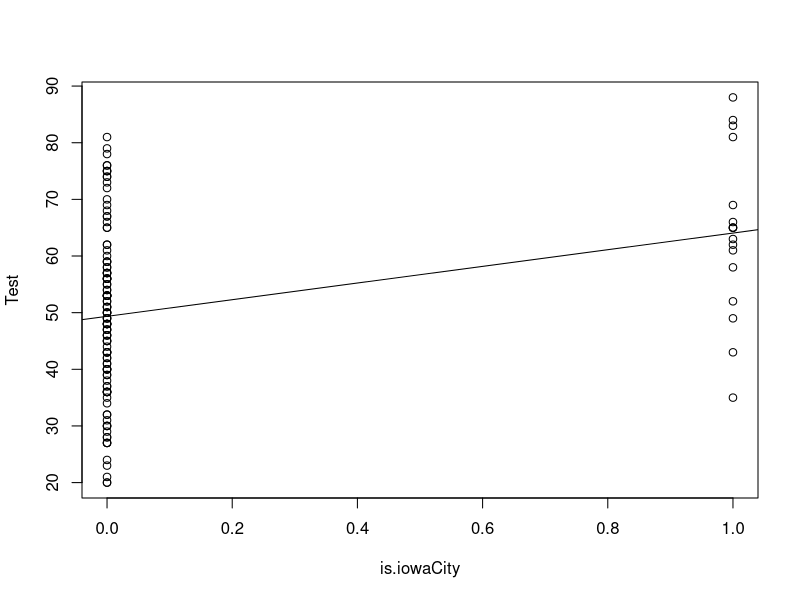
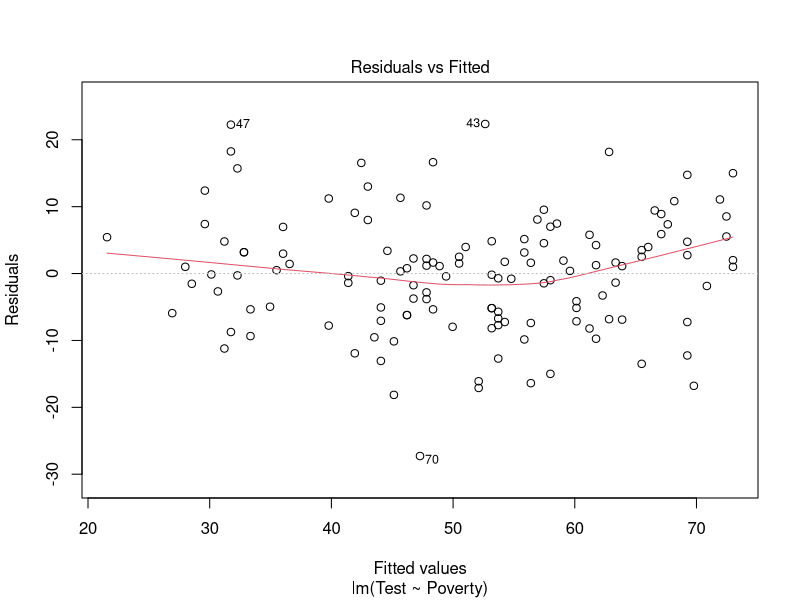
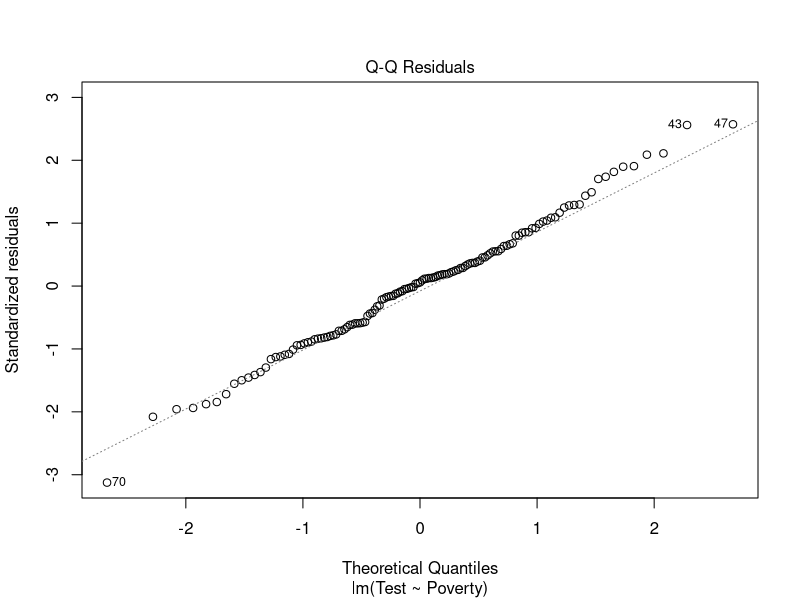
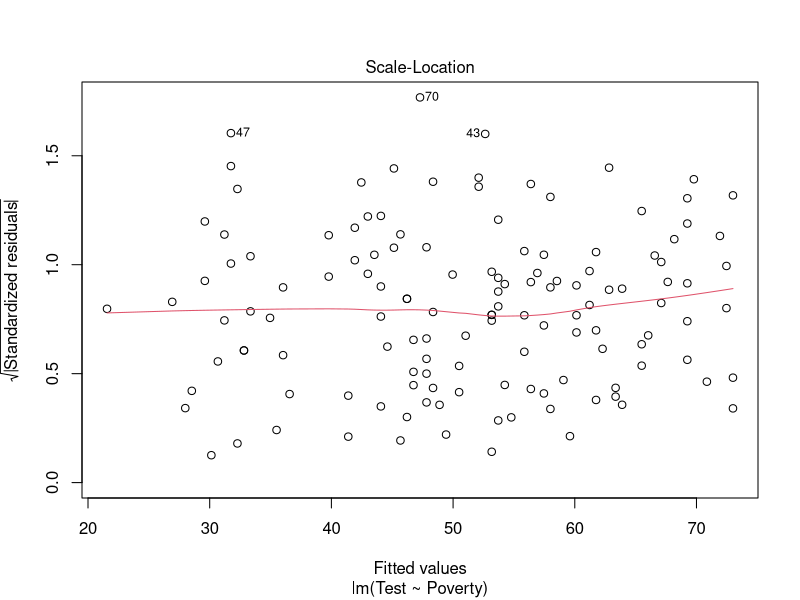
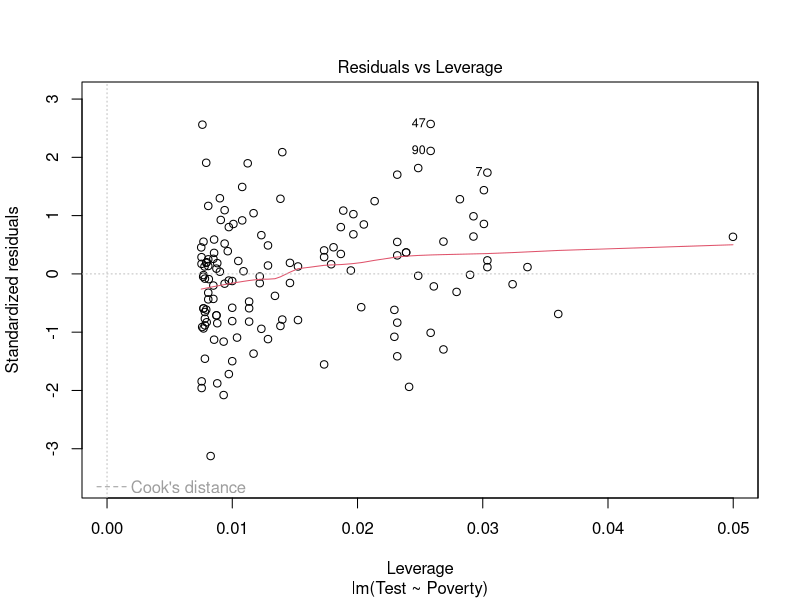

Reproduce these figures in R, in order.
## ---- chunk 1
knitr::opts_chunk$set(echo = TRUE)
## ---- chunk 2
df_data <- 1
df <- 33
RSE <- 2.418
RSS <- RSE^2 * df
RSS
## ---- chunk 3
f <- 87.17
SSreg <- f * RSS / df * df_data
SSreg
## ---- chunk 4
mean_SSreg <- SSreg / df_data
mean_SSreg
## ---- chunk 5
total_ss <- SSreg + RSS
total_ss
## ---- chunk 6
r <- sqrt(SSreg / total_ss)
r
## ---- chunk 7
arms <- read.csv('armspans2022_gender.csv')
## ---- chunk 8
new_arms <- arms[arms$is.female == 1,]
length(new_arms$is.female) / length(arms$is.female) * 100
## ---- chunk 9
lm(armspan ~ is.female, data = arms)
## ---- chunk 10
summary(lm(armspan ~ is.female, data = arms))
## ---- chunk 11
iowa <- read.delim('iowatest.txt')
## ---- chunk 12
iowa$is.iowaCity <- iowa$City == 'Iowa City'
iowaCity.model <- lm(Test ~ is.iowaCity, data = iowa)
plot(Test ~ is.iowaCity, data = iowa)
abline(iowaCity.model)
summary(iowaCity.model)
## ---- chunk 13
iowa.poverty <- lm(Test ~ Poverty, data = iowa)
summary(iowa.poverty)
## ---- chunk 14
plot(iowa.poverty)
## ---- chunk 15
iowa$leverage <- hatvalues(iowa.poverty)
iowa$rs <- rstandard(iowa.poverty)
max(iowa$leverage)

## ---- chunk 16
iowa.highLeverage <- subset(iowa, leverage > 4 / nrow(iowa))
subset(iowa.highLeverage, abs(rs) > 2)
